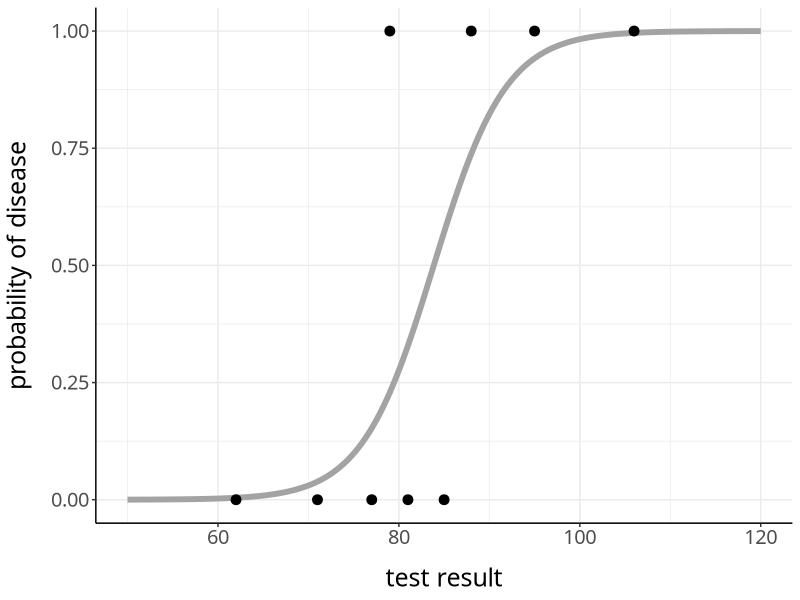
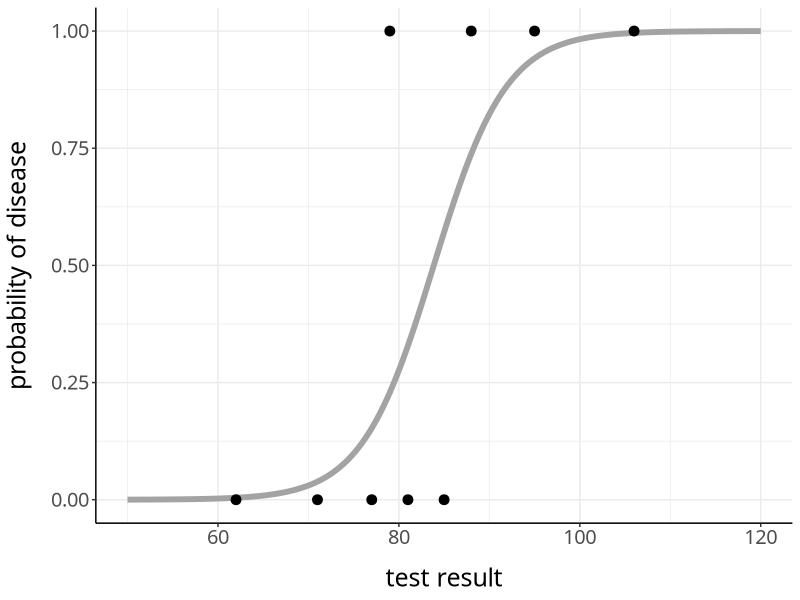
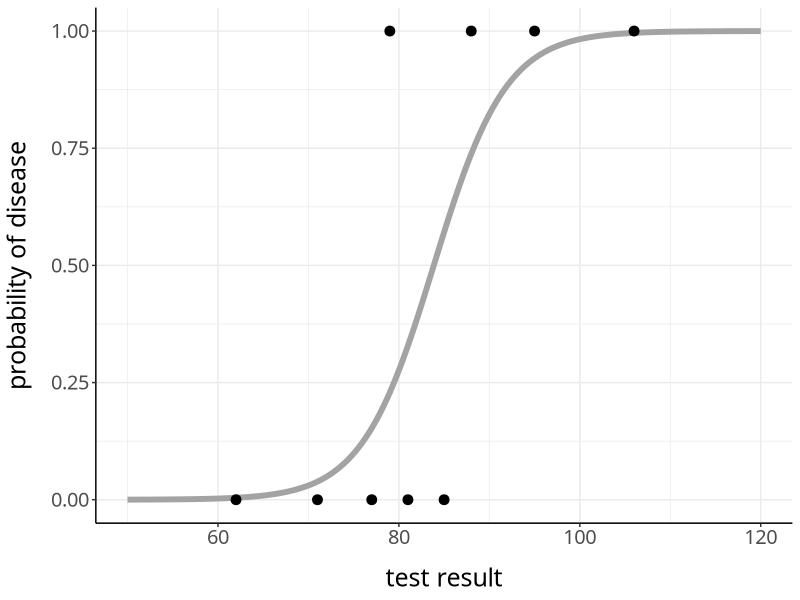

Write the R code that produced these figures, in order.
# logistic test
library(ggplot2)
library(scales)
disease = c(0,0,0,0,0,1,1,1,1)
test = c(62, 71, 77, 81, 85, 79, 88, 95, 106)

frame = data.frame(disease = disease, test = test)
model = glm(disease ~ test, family=binomial(link='logit'),
            data = frame)
probabilities = predict(model, newdata = data.frame(test = seq(50, 120, 0.1)),
            type = 'response')

prob.frame = data.frame(test = seq(50, 120, 0.1), prob = probabilities)

p <- ggplot() + geom_line(data = prob.frame, aes(x = test, y = prob), size = 2, color = 'gray64') +
    geom_point(data = frame, aes(x = test, y = disease), size = 3) + theme_bw() +
  scale_x_continuous('test result') +
  scale_y_continuous('probability of disease', breaks = c(0, 0.25, 0.5, 0.75, 1)) + 
  theme(text = element_text(size = 18, family = "Avenir Next Medium"), panel.border = element_blank()) +
  theme(axis.line = element_line(color = 'black'),
        axis.title.x = element_text(margin = margin(t = 14)),
        axis.title.y = element_text(margin = margin(r = 14))) 
tiff("/Users/tunder/Dropbox/book/appendixB/images/alternatelogistic.tiff", height = 4, width = 8, units = 'in', res=400)
plot(p)
dev.off()
plot(p)
plot(p)